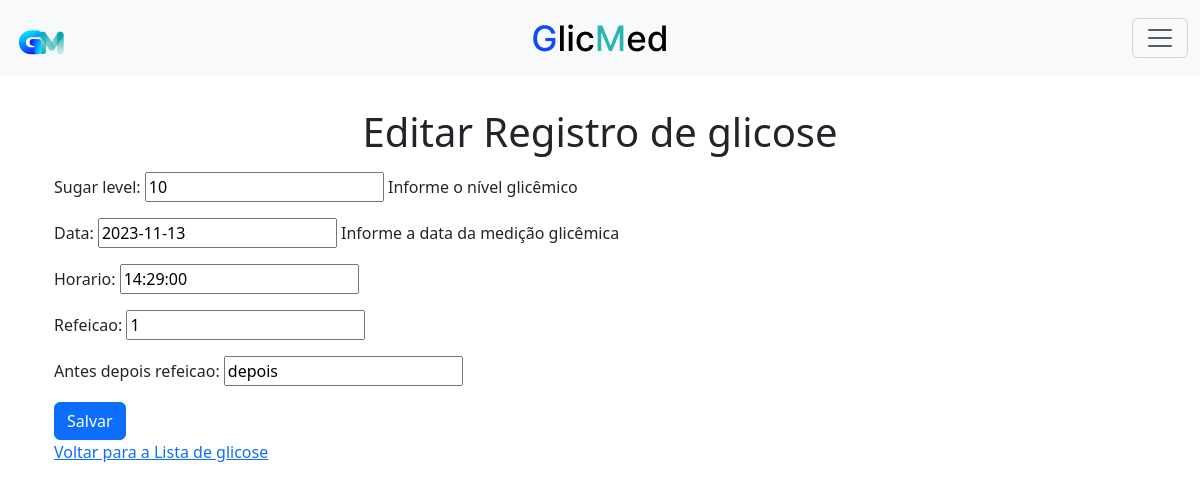
Page /editar_glicose/4/ (signed in) on the committed database.
### tasks/models.py (models this page shows, shortened)
class Glicose(models.Model):
    user = models.ForeignKey(User, on_delete=models.CASCADE)
    sugar_level = models.IntegerField()
    data = models.DateField()
    horario = models.TimeField()
    refeicao = models.CharField(max_length=20)
    antes_depois_refeicao = models.CharField(max_length=20)

### tasks/views.py (the view)
# urls.py: path('editar_glicose/<int:glicose_id>/', views.editar_glicose, name='editar_glicose'),
@login_required
def editar_glicose(request, glicose_id):
    glicose = get_object_or_404(Glicose, pk=glicose_id)
    if request.method == 'POST':
        form = GlicoseForm(request.POST, instance=glicose)
        if form.is_valid():
            form.save()
            return redirect('glicose_list')
    else:
        form = GlicoseForm(instance=glicose)
    return render(request, 'editar_glicose.html', {'form': form})

### tasks/forms.py
class GlicoseForm(forms.ModelForm):
    class Meta:
        model = Glicose
        fields = ['sugar_level', 'data', 'horario', 'refeicao', 'antes_depois_refeicao']
        help_texts = {
            'sugar_level': 'Informe o nível glicêmico',
            'data': 'Informe a data da medição glicêmica',
        }

### tasks/templates/editar_glicose.html (shortened to what this page needs)
{% extends 'menu.html' %}
{% block content %}
  <main class="container mt-5">
    <h1 class="text-center">Editar Registro de glicose</h1>
    <form method="post" class="mt-3">
      {{ form.as_p }}
      <button type="submit" class="btn btn-primary">Salvar</button>
    </form>
    <a href="{% url 'glicose_list' %}">Voltar para a Lista de glicose</a>
  </main>
{% endblock %}

### tasks/templates/menu.html (style rules this page uses)
body { padding-top: 60px; padding-bottom: 60px; }

### rows in the picture
Glicose: sugar_level "10", data "2023-11-13", horario "14:29:00", refeicao "1", antes_depois_refeicao "depois"
